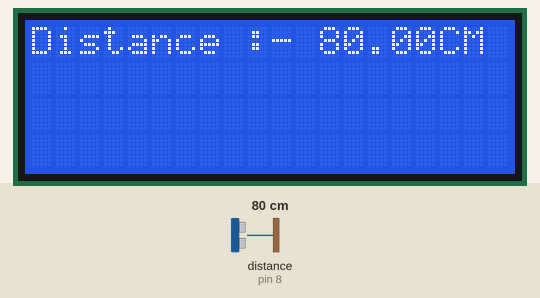
The sketch below on a simulated Arduino Uno, built with avr-gcc and run on an emulated ATmega328P. Shown: 20×4 character LCD. The inputs (shaded band) are chosen by the test bench; at power-on: distance to the obstacle (sensor on pin 8) 80 cm. The echo pulse lasts 58.3 µs per cm.

Above: at 4.2 s.
4.3 s: distance to the obstacle (sensor on pin 8) set to 2 cm
At 5.5 s:
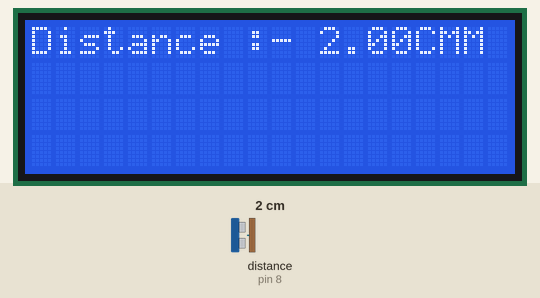
6.1 s: distance to the obstacle (sensor on pin 8) set to 4 cm
At 7.4 s:
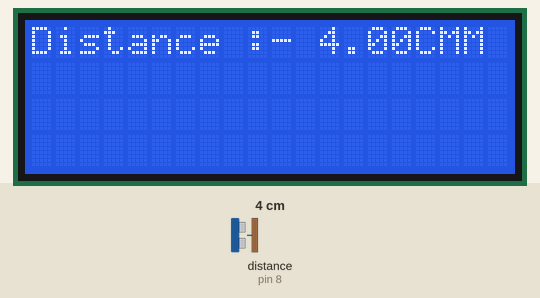
7.7 s: distance to the obstacle (sensor on pin 8) set to 9 cm
At 8.3 s:
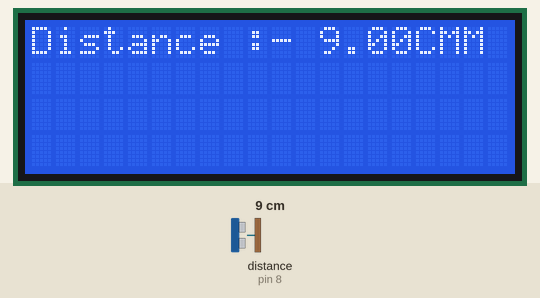
Timing chart, 0 to 10.7 s (numbered marks = the images above; inputs shaded):
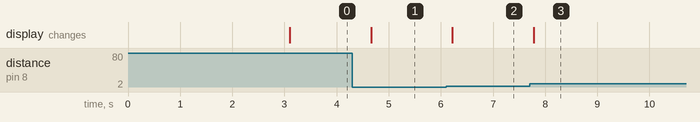

Measured:
- after the input at 4.3 s, the display: changes after 0.37 s (image 1)
- after the input at 6.1 s, the display: changes after 0.12 s (image 2)
- after the input at 7.7 s, the display: changes after 0.08 s (image 3)

The sketch:

distance_meter.ino
```cpp
#include<UltraDistSensor.h>
#include <Wire.h>
#include <LiquidCrystal_I2C.h>
LiquidCrystal_I2C lcd(0x27, 20, 4);
UltraDistSensor mysensor;
float reading;
void setup() {
  lcd.init();                      // initialize the lcd
  lcd.backlight();
  Serial.begin(9600);
  lcd.setCursor(0, 0);
  lcd.print(" Welcome! ");
  delay(3000);
  lcd.clear();
  mysensor.attach(7, 8);//Trigger pin , Echo pin
}
void loop() {
  reading = mysensor.distanceInCm();
  lcd.setCursor(0, 0);
  lcd.print("Distance :- ");
  lcd.print(reading);
  lcd.print("CM");
  delay(500);
}
```
